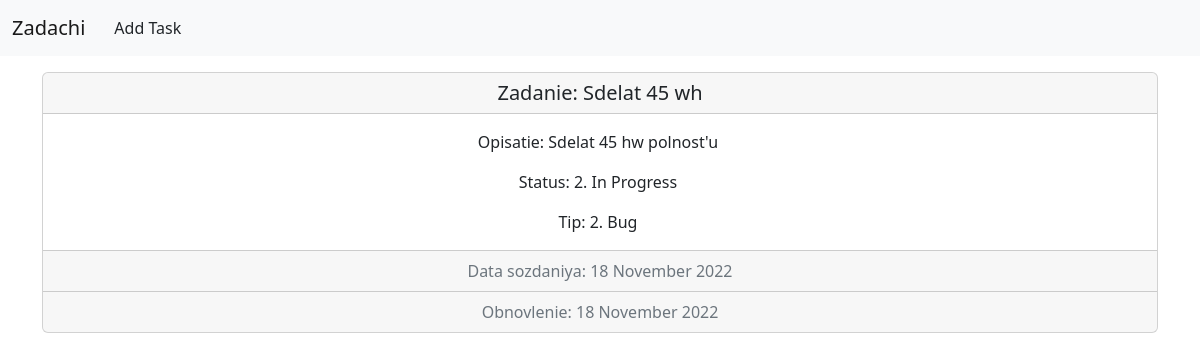
Page /task/1/ on the committed database.
### webapp/models.py (models this page shows, shortened)
class Tracker(models.Model):
    summary = models.CharField(max_length=140, null=False, blank=False, verbose_name='Kratkoe opisanie')
    description = models.TextField(max_length=3000, null=True, blank=True, verbose_name='Polnoe opisanie')
    status = models.ForeignKey(TrackerStatus, null=True, on_delete=models.PROTECT, verbose_name='Status')
    type = models.ForeignKey(TrackerType, null=True, on_delete=models.PROTECT, verbose_name='Tip')
    created_at = models.DateTimeField(auto_now_add=True, verbose_name='Vremya sozdaniya')
    updated_at = models.DateTimeField(auto_now=True, verbose_name='Vremya izmeneniya')

class TrackerStatus(models.Model):
    title = models.CharField(max_length=60, verbose_name="Status")
    def __str__(self):
        return f'{self.pk}. {self.title}'

class TrackerType(models.Model):
    title = models.CharField(max_length=60, verbose_name="Tip")
    def __str__(self):
        return f'{self.pk}. {self.title}'

### webapp/views.py (the view)
# urls.py: path('task/<int:task_pk>/', TrackerView.as_view(), name='task_view'),
class TrackerView(TemplateView):
    template_name = 'task_view.html'
    def get_context_data(self, **kwargs):
        kwargs['task'] = get_object_or_404(Tracker, pk=kwargs['task_pk'])
        return super().get_context_data(**kwargs)

### webapp/templates/task_view.html
{% extends 'base.html' %}
{% block nav %}
    <li class="nav-item">
          <a class="btn" aria-current="page" href="{% url 'task_add' %}">Add Task</a>
        </li>
{% endblock %}
{% block content %}
    <div class="card text-center">
          <h5 class="card-header">
            Zadanie: {{ task.summary }}
          </h5>
          <div class="card-body">
            <p class="card-text" style="white-space: pre-wrap">Opisatie: {{ task.description }} </p>
            <p class="card-text" style="white-space: pre-wrap">Status: {{ task.status }} </p>
            <p class="card-text" style="white-space: pre-wrap">Tip: {{ task.type }} </p>
          </div>
          <div class="card-footer text-muted">
            Data sozdaniya: {{ task.created_at|date:"d F Y"|default:'-' }}
          </div>
          <div class="card-footer text-muted">
            Obnovlenie: {{ task.updated_at|date:"d F Y"|default:'-' }}
          </div>
    </div>
{% endblock %}

### rows in the picture
Tracker: summary "Sdelat 45 wh", description "Sdelat 45 hw polnost'u", status "2. In Progress", type "2. Bug", created_at "18 November 2022", updated_at "18 November 2022"
